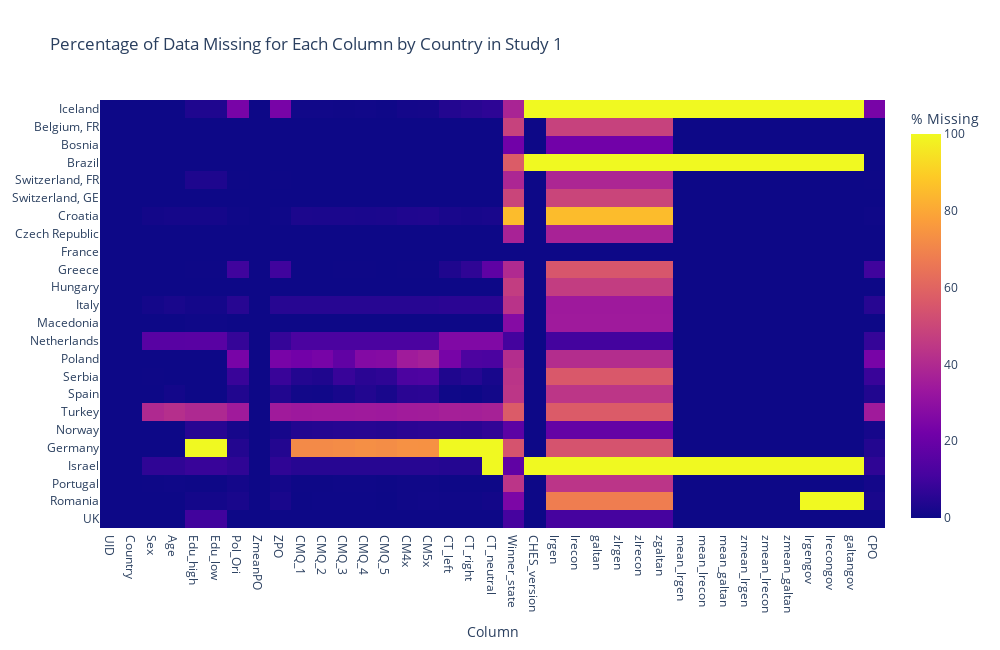

Write notebook code for a chart like this one.
### Markdown cell above
Let's visualize this information using a heatmap to get a sense of how the missing values are distributed across the countries and the columns.

### Code cell
# Displaying with interactive heatmap
fig = px.imshow(missing_by_country.T,
                title='Percentage of Data Missing for Each Column by Country in Study 1',
                labels={'color':'% Missing'},
                aspect="auto")
fig.update_xaxes(title='Column')
fig.update_layout(width=1000, height=650)
fig.show()

### Figure 1 — Plotly figure (JSON) as saved in the notebook; plotly's stock layout.template omitted (floating-point values rounded to 4 significant figures; data arrays with more than 128 entries replaced by an {"elided": "..."} marker saying what was removed)
{"data": [{"coloraxis": "coloraxis", "hovertemplate": "x: %{x}<br>y: %{y}<br>% Missing: %{z}<extra></extra>", "name": "0", "type": "heatmap", "x": ["UID", "Country", "Sex", "Age", "Edu_high", "Edu_low", "Pol_Ori", "ZmeanPO", "ZPO", "CMQ_1", "CMQ_2", "CMQ_3", "CMQ_4", "CMQ_5", "CM4x", "CM5x", "CT_left", "CT_right", "CT_neutral", "Winner_state", "CHES_version", "lrgen", "lrecon", "galtan", "zlrgen", "zlrecon", "zgaltan", "mean_lrgen", "mean_lrecon", "mean_galtan", "zmean_lrgen", "zmean_lrecon", "zmean_galtan", "lrgengov", "lrecongov", "galtangov", "CPO"], "xaxis": "x", "y": ["Iceland", "Belgium, FR", "Bosnia", "Brazil", "Switzerland, FR", "Switzerland, GE", "Croatia", "Czech Republic", "France", "Greece", "Hungary", "Italy", "Macedonia", "Netherlands", "Poland", "Serbia", "Spain", "Turkey", "Norway", "Germany", "Israel", "Portugal", "Romania", "UK"], "yaxis": "y", "z": {"elided": "24x37 float values"}}], "layout": {"coloraxis": {"colorbar": {"title": {"text": "% Missing"}}, "colorscale": [[0, "#0d0887"], [0.1111, "#46039f"], [0.2222, "#7201a8"], [0.3333, "#9c179e"], [0.4444, "#bd3786"], [0.5556, "#d8576b"], [0.6667, "#ed7953"], [0.7778, "#fb9f3a"], [0.8889, "#fdca26"], [1, "#f0f921"]]}, "height": 650, "title": {"text": "Percentage of Data Missing for Each Column by Country in Study 1"}, "width": 1000, "xaxis": {"anchor": "y", "domain": [0, 1], "title": {"text": "Column"}}, "yaxis": {"anchor": "x", "autorange": "reversed", "domain": [0, 1]}}}
